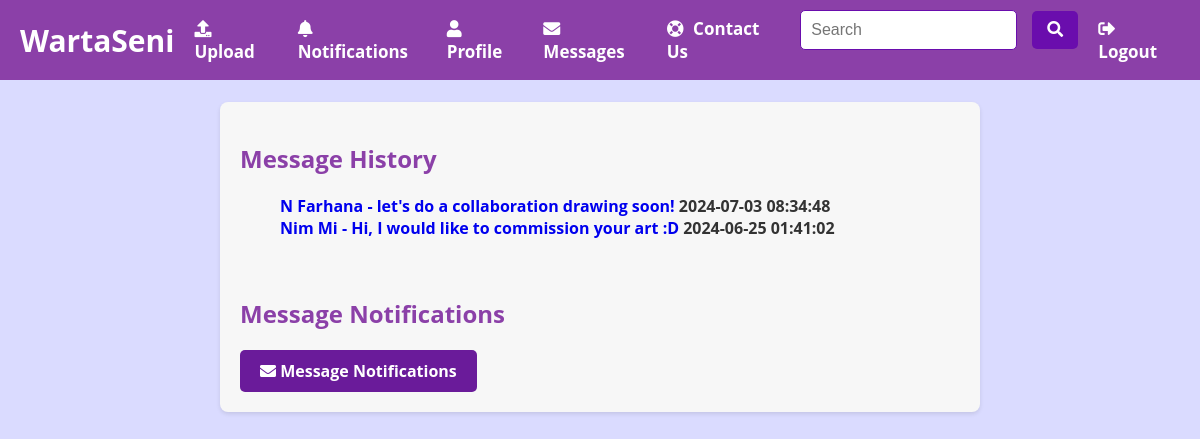
The page /message_history.php (signed in) on the database its author committed.
### tables this page shows
CREATE TABLE `users` (
  `id` int(11) NOT NULL,
  `email` varchar(255) NOT NULL,
  `display_name` varchar(255) NOT NULL,
  `username` varchar(50) NOT NULL,
  `password` varchar(255) NOT NULL,
  `profile_picture` varchar(255) DEFAULT NULL,
  `profile_banner` varchar(255) DEFAULT NULL,
  `bio` text DEFAULT NULL,
  `created_at` datetime NOT NULL DEFAULT current_timestamp(),
  `updated_at` datetime DEFAULT current_timestamp() ON UPDATE current_timestamp(),
  `notifications` tinyint(1) NOT NULL DEFAULT 1
);

### message_history.php (the view, shortened to what this page needs)
<?php
require_once("includes/db_connect.php");
$user_id = $_SESSION['user_id'];
$stmt = $conn->prepare("
    SELECT u.id, u.display_name, u.username, m.message, m.created_at
    FROM messages m
    JOIN users u ON (m.sender_id = u.id OR m.recipient_id = u.id)
    WHERE (m.sender_id = ? OR m.recipient_id = ?) AND u.id != ?
    GROUP BY u.id
    ORDER BY m.created_at DESC
");
$stmt->bind_param("iii", $user_id, $user_id, $user_id);
$stmt->execute();
$result = $stmt->get_result();
$conversations = $result->fetch_all(MYSQLI_ASSOC);
?>
<!DOCTYPE html>
<html lang="en">
<head>
    <link rel="stylesheet" href="style.css">
    <link rel="stylesheet" href="https://use.fontawesome.com/releases/v5.15.4/css/all.css">
</head>
<body>
    <header>
        <nav class="navbar">
            <a href="index.php" class="logo">WartaSeni</a>
            <div class="menu" id="menu">
                <a href="upload.php"><i class="fas fa-upload"></i> Upload</a>
                <a href="notifications.php"><i class="fas fa-bell"></i> Notifications</a>
                <a href="profile.php"><i class="fas fa-user"></i> Profile</a>
                <a href="message_history.php"><i class="fas fa-envelope"></i> Messages</a>
                <a href="contact_us.php"><i class="fas fa-life-ring"></i> Contact Us</a>
                <form action="search.php" method="GET" class="search-form">
                    <input type="text" name="search" placeholder="Search">
                    <button type="submit"><i class="fas fa-search"></i></button>
                </form>
                <a href="logout.php"><i class="fas fa-sign-out-alt"></i> Logout</a>
            </div>
        </nav>
    </header>
    <br>
    <div class="container contact-container">
        <h2 class="h2-messages">Message History</h2>
        <?php if (count($conversations) > 0): ?>
        <ul class="conversations-list">
            <?php foreach ($conversations as $conversation): ?>
            <li class="search-results">
                <a href="reply_message.php?conversation_id=<?= $conversation['id'] ?>">
                    <?= htmlspecialchars($conversation['display_name']) ?> -
                    <?= htmlspecialchars($conversation['message']) ?>
                </a>
                <span><?= htmlspecialchars($conversation['created_at']) ?></span>
            </li>
            <?php endforeach; ?>
        </ul>
        <?php else: ?>
        <p>No conversations found.</p>
        <?php endif; ?>
        <br>
        <h2 class="h2-messages">Message Notifications</h2>
        <a href="message_notifications.php" class="message-button"><i class="fas fa-envelope"></i> Message Notifications</a>
    </div>
</body>
</html>

### style.css (style rules this page uses)
body { font-family: "Montserrat", "Open Sans", Inter, Arial, sans-serif; margin: 0; padding: 0; background-color: #dadbff; text-decoration: none !important; min-height: 100vh; color: #333; font-weight: bold; }
header { background-color: #8b40a8; color: white; padding: 10px 0; font-weight: bold; }
h2 { text-decoration: none; }
a { text-decoration: none; }
.navbar { display: flex; justify-content: space-between; align-items: center; max-width: 1280px; margin: 0 auto; padding: 0 20px; }
.navbar a.logo { font-size: 30px; text-decoration: none; color: white; }
.menu { display: flex; align-items: center; }
.menu a { text-decoration: none; color: white; margin-left: 20px; font-size: 17px; align-items: center; }
.menu a i { margin-right: 5px; }
.search-form { display: flex; align-items: center; margin-left: 20px; }
.search-form input { padding: 5px; font-size: 16px; border: 1px solid #ccc; border-radius: 5px; margin-right: 5px; }
.search-form button { background: none; border: none; cursor: pointer; color: white; font-size: 16px; }
.search-form { display: flex; align-items: center; margin-bottom: 20px; }
.search-form input[type="text"] { width: 70%; flex-grow: 1; padding: 10px; border: 1px solid #6a0dad; border-radius: 5px; }
.search-form button { padding: 10px 15px; background-color: #6a0dad; color: #fff; border: none; border-radius: 5px; margin-left: 10px; cursor: pointer; }
.search-results { list-style-type: none; padding: 0; }
.message-button { display: inline-block; padding: 10px 20px; background-color: #6a1b9a; border-radius: 5px; text-decoration: none; color: #fff; font-weight: bold; cursor: pointer; }
.contact-container { max-width: 720px; margin: 0 auto; padding: 20px; background: #f7f7f7; border-radius: 8px; box-shadow: 0 2px 4px rgba(0, 0, 0, 0.1); }
.h2-messages { color: #8b40a8; }

### rows shown on the page
users: display_name "N Farhana", message "let's do a collaboration drawing soon!", created_at "2024-07-03 08:34:48"
users: display_name "Nim Mi", message "Hi, I would like to commission your art :D", created_at "2024-06-25 01:41:02"
